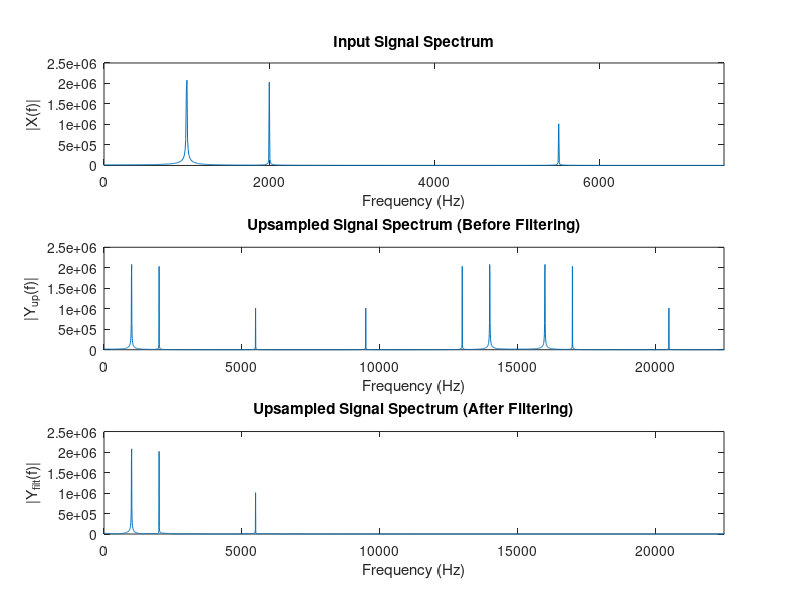
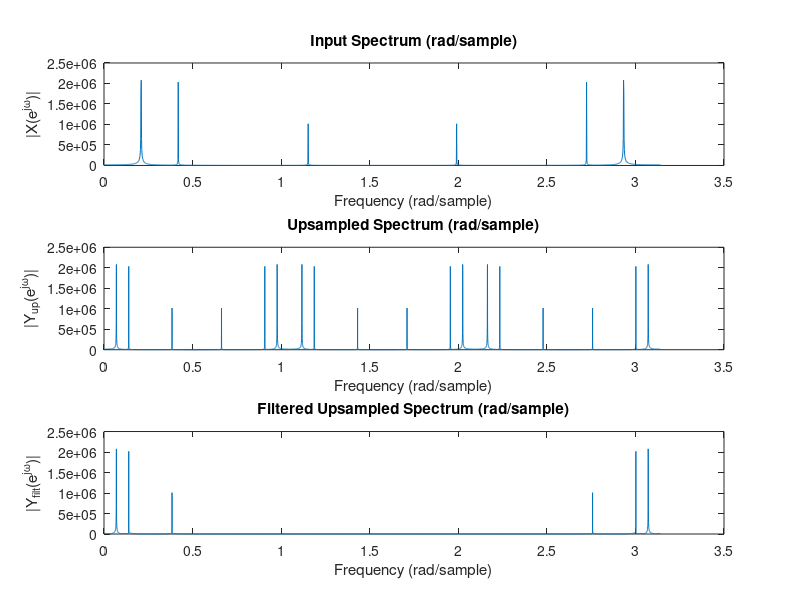

Reproduce these figures in MATLAB, in order.

%Lab04-Part-A
%Part 3

%% EC5011 Lab 4A - Part 3: Upsampling by 3 with filtering

fs = 15000; N = 2048; t = (0:N-1)/fs;
A1 = 3000; f1 = 1000;
A2 = 2000; f2 = 2000;
A3 = 1000; f3 = 5500;
x = A1*sin(2*pi*f1*t) + A2*sin(2*pi*f2*t) + A3*sin(2*pi*f3*t);

% Upsample by 3 (insert 2 zeros between samples)
y_up = upsample(x, 3);

% Design interpolation filter (low-pass, cutoff at pi/3)
h = fir1(100, 1/3);

% Filter the upsampled signal
y_filt = filter(h, 1, y_up);

% Frequency axes
N_up = length(y_up);
f_x = (0:N-1)*(fs/N);
f_up = (0:N_up-1)*(fs*3/N_up);

% Plot magnitude spectra (Hz)
figure;
subplot(3,1,1);
plot(f_x, abs(fft(x)));
title('Input Signal Spectrum');
xlabel('Frequency (Hz)'); ylabel('|X(f)|');
xlim([0 fs/2]);

subplot(3,1,2);
plot(f_up, abs(fft(y_up)));
title('Upsampled Signal Spectrum (Before Filtering)');
xlabel('Frequency (Hz)'); ylabel('|Y_{up}(f)|');
xlim([0 fs*3/2]);

subplot(3,1,3);
plot(f_up, abs(fft(y_filt)));
title('Upsampled Signal Spectrum (After Filtering)');
xlabel('Frequency (Hz)'); ylabel('|Y_{filt}(f)|');
xlim([0 fs*3/2]);

% Plot magnitude spectra (rad/sample)
w_x = linspace(0, pi, N);
w_up = linspace(0, pi, N_up);

figure;
subplot(3,1,1);
plot(w_x, abs(fft(x)));
title('Input Spectrum (rad/sample)');
xlabel('Frequency (rad/sample)'); ylabel('|X(e^{j\omega})|');

subplot(3,1,2);
plot(w_up, abs(fft(y_up)));
title('Upsampled Spectrum (rad/sample)');
xlabel('Frequency (rad/sample)'); ylabel('|Y_{up}(e^{j\omega})|');

subplot(3,1,3);
plot(w_up, abs(fft(y_filt)));
title('Filtered Upsampled Spectrum (rad/sample)');
xlabel('Frequency (rad/sample)'); ylabel('|Y_{filt}(e^{j\omega})|');
